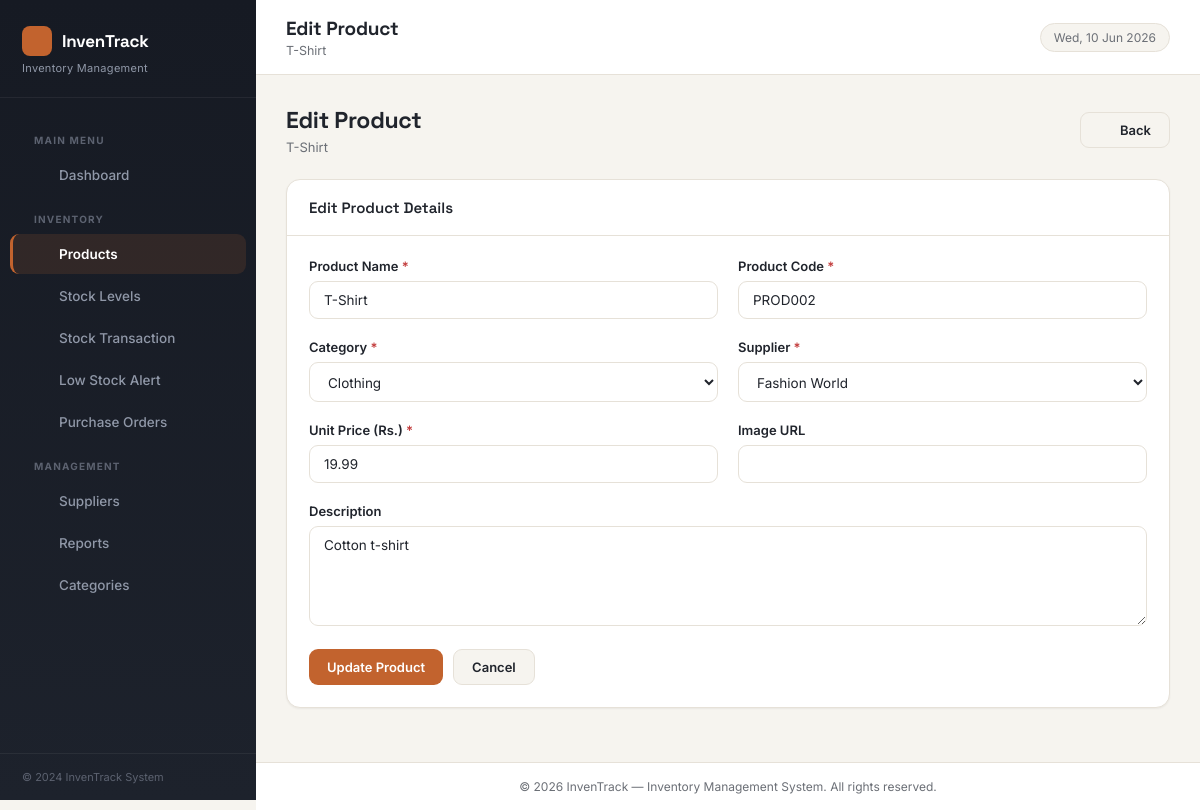
Page /pages/products/edit.php?id=2 on the committed database.
### tables this page shows
CREATE TABLE products (
    product_id INT PRIMARY KEY AUTO_INCREMENT,
    product_name VARCHAR(150) NOT NULL,
    product_code VARCHAR(50) NOT NULL UNIQUE,
    category_id INT NOT NULL,
    supplier_id INT NOT NULL,
    unit_price DECIMAL(10, 2) NOT NULL,
    description TEXT,
    image_url VARCHAR(255),
    created_at TIMESTAMP DEFAULT CURRENT_TIMESTAMP,
    updated_at TIMESTAMP DEFAULT CURRENT_TIMESTAMP ON UPDATE CURRENT_TIMESTAMP,
    FOREIGN KEY (category_id) REFERENCES categories(category_id),
    FOREIGN KEY (supplier_id) REFERENCES suppliers(supplier_id)
);

CREATE TABLE categories (
    category_id INT PRIMARY KEY AUTO_INCREMENT,
    category_name VARCHAR(100) NOT NULL UNIQUE,
    description TEXT,
    created_at TIMESTAMP DEFAULT CURRENT_TIMESTAMP
);

CREATE TABLE suppliers (
    supplier_id INT PRIMARY KEY AUTO_INCREMENT,
    supplier_name VARCHAR(100) NOT NULL,
    contact_person VARCHAR(100),
    email VARCHAR(100),
    phone VARCHAR(15),
    address TEXT,
    city VARCHAR(50),
    state VARCHAR(50),
    zip_code VARCHAR(10),
    created_at TIMESTAMP DEFAULT CURRENT_TIMESTAMP,
    updated_at TIMESTAMP DEFAULT CURRENT_TIMESTAMP ON UPDATE CURRENT_TIMESTAMP
);

### classes/Product.php (called while the page is built, shortened)
<?php
class Product {
    private $conn;
    private $table = 'products';
    public function __construct($db) {
        $this->conn = $db;
    }
    public function getProductById($id) {
        $query = "SELECT p.*, c.category_name, s.supplier_name
                  FROM " . $this->table . " p
                  LEFT JOIN categories c ON p.category_id = c.category_id
                  LEFT JOIN suppliers s ON p.supplier_id = s.supplier_id
                  WHERE p.product_id = ?";
        $stmt = $this->conn->prepare($query);
        $stmt->bind_param('i', $id);
        $stmt->execute();
        $result = $stmt->get_result();
        if ($result && $result->num_rows > 0) {
            return $result->fetch_assoc();
        }
        return false;
    }
}
?>

### classes/Category.php (called while the page is built, shortened)
<?php
class Category {
    private $conn;
    private $table = 'categories';
    public function __construct($db) {
        $this->conn = $db;
    }
    public function getAll() {
        $query = "SELECT category_id, category_name, description, created_at FROM {$this->table} ORDER BY category_name ASC";
        $stmt = $this->conn->prepare($query);
        $stmt->execute();
        $res = $stmt->get_result();
        return $res ? $res->fetch_all(MYSQLI_ASSOC) : [];
    }
}

### classes/Supplier.php (called while the page is built, shortened)
<?php
class Supplier {
    private $conn;
    private $table = 'suppliers';
    public function __construct($db) {
        $this->conn = $db;
    }
    public function getAllSuppliers() {
        $query = "SELECT * FROM " . $this->table . " ORDER BY supplier_name ASC";
        $result = $this->conn->query($query);
        if ($result && $result->num_rows > 0) {
            return $result->fetch_all(MYSQLI_ASSOC);
        }
        return false;
    }
}
?>

### pages/products/edit.php (the view, shortened to what this page needs)
<?php
require_once '../../config/database.php';
require_once '../../classes/Product.php';
require_once '../../classes/Category.php';
require_once '../../classes/Supplier.php';
require_once '../../includes/icons.php';
$product = new Product($conn);
$categoryObj = new Category($conn);
$supplierObj = new Supplier($conn);
$categories = $categoryObj->getAll();
$suppliers = $supplierObj->getAllSuppliers();
$product_id = $_GET['id'] ?? 0;
$productData = $product->getProductById($product_id);
$pageTitle = 'Edit Product'; $pageSubtitle = htmlspecialchars($productData['product_name']);
$activeMenu = 'products'; $cssPath = '../../assets/css/style.css';
$jsPath = '../../assets/js/script.js'; $basePath = '../../';
require_once '../../includes/layout.php';
?>
<div class="page-header">
    <div><h1>Edit Product</h1><p><?php echo htmlspecialchars($productData['product_name']); ?></p></div>
    <a href="view.php?id=<?php echo $product_id; ?>" class="btn btn-secondary"><?php echo icon('arrow-left', 15); ?> Back</a>
</div>
<div class="card">
    <div class="card-header"><h3>Edit Product Details</h3></div>
    <div class="card-body">
        <form method="POST" onsubmit="return validateProductForm()">
            <div class="form-row">
                <div class="form-group">
                    <label>Product Name <span class="text-danger">*</span></label>
                    <input type="text" id="product_name" name="product_name" value="<?php echo htmlspecialchars($productData['product_name']); ?>" required>
                </div>
                <div class="form-group">
                    <label>Product Code <span class="text-danger">*</span></label>
                    <input type="text" id="product_code" name="product_code" value="<?php echo htmlspecialchars($productData['product_code']); ?>" required>
                </div>
            </div>
            <div class="form-row">
                <div class="form-group">
                    <label>Category <span class="text-danger">*</span></label>
                    <select id="category_id" name="category_id" required>
                        <?php foreach ($categories as $c): ?>
                            <option value="<?php echo (int)$c['category_id']; ?>" <?php echo $productData['category_id']==$c['category_id']?'selected':''; ?>><?php echo htmlspecialchars($c['category_name']); ?></option>
                        <?php endforeach; ?>
                    </select>
                </div>
                <div class="form-group">
                    <label>Supplier <span class="text-danger">*</span></label>
                    <select id="supplier_id" name="supplier_id" required>
                        <?php foreach ($suppliers as $s): ?>
                            <option value="<?php echo (int)$s['supplier_id']; ?>" <?php echo $productData['supplier_id']==$s['supplier_id']?'selected':''; ?>><?php echo htmlspecialchars($s['supplier_name']); ?></option>
                        <?php endforeach; ?>
                    </select>
                </div>
            </div>
            <div class="form-row">
                <div class="form-group">
                    <label>Unit Price (Rs.) <span class="text-danger">*</span></label>
                    <input type="number" id="unit_price" name="unit_price" value="<?php echo htmlspecialchars($productData['unit_price']); ?>" step="0.01" min="0" required>
                </div>
                <div class="form-group">
                    <label>Image URL</label>
                    <input type="text" name="image_url" value="<?php echo htmlspecialchars($productData['image_url'] ?? ''); ?>">
                </div>
            </div>
            <div class="form-group">
                <label>Description</label>
                <textarea name="description"><?php echo htmlspecialchars($productData['description'] ?? ''); ?></textarea>
            </div>
            <div style="display:flex;gap:10px;margin-top:8px;">
                <button type="submit" class="btn btn-primary">Update Product</button>
                <a href="view.php?id=<?php echo $product_id; ?>" class="btn btn-secondary">Cancel</a>
            </div>
        </form>
    </div>
</div>
<?php require_once '../../includes/layout-end.php'; ?>

### includes/layout.php (shortened to what this page needs)
<?php
require_once __DIR__ . '/icons.php';
$assetBase = '';
if (isset($basePath) && $basePath !== '') {
    $assetBase = rtrim($basePath, '/') . '/';
} else {
    $assetBase = '../';
}
$resolvedCss = isset($cssPath) ? $cssPath : ($assetBase . 'assets/css/style.css');
?>
<!DOCTYPE html>
<html lang="en">
<head>
    <link rel="stylesheet" href="<?php echo htmlspecialchars($resolvedCss); ?>">
</head>
<body>
<aside class="sidebar">
    <div class="sidebar-brand">
        <h2><span class="sidebar-logo"><?php echo icon('box', 18); ?></span> InvenTrack</h2>
        <p>Inventory Management</p>
    </div>
    <ul class="sidebar-menu">
        <li class="sidebar-section-title">Main Menu</li>
        <li>
            <a href="<?php echo $basePath ?? '../'; ?>index.php"
               class="<?php echo ($activeMenu === 'dashboard') ? 'active' : ''; ?>">
                <span class="menu-icon"><?php echo icon('home', 18); ?></span> Dashboard
            </a>
        </li>
        <li class="sidebar-section-title">Inventory</li>
        <li>
            <a href="<?php echo $basePath ?? '../'; ?>pages/products/list.php"
               class="<?php echo ($activeMenu === 'products') ? 'active' : ''; ?>">
                <span class="menu-icon"><?php echo icon('box', 18); ?></span> Products
            </a>
        </li>
        <li>
            <a href="<?php echo $basePath ?? '../'; ?>pages/inventory/list.php"
               class="<?php echo ($activeMenu === 'inventory') ? 'active' : ''; ?>">
                <span class="menu-icon"><?php echo icon('layers', 18); ?></span> Stock Levels
            </a>
        </li>
        <li>
            <a href="<?php echo $basePath ?? '../'; ?>pages/inventory/add-transaction.php"
               class="<?php echo ($activeMenu === 'transaction') ? 'active' : ''; ?>">
                <span class="menu-icon"><?php echo icon('repeat', 18); ?></span> Stock Transaction
            </a>
        </li>
        <li>
            <a href="<?php echo $basePath ?? '../'; ?>pages/inventory/low-stock.php"
               class="<?php echo ($activeMenu === 'lowstock') ? 'active' : ''; ?>">
                <span class="menu-icon"><?php echo icon('alert-triangle', 18); ?></span> Low Stock Alert
            </a>
        </li>
        <li>
            <a href="<?php echo $basePath ?? '../'; ?>pages/purchase-orders/list.php"
               class="<?php echo ($activeMenu === 'purchase-orders') ? 'active' : ''; ?>">
                <span class="menu-icon"><?php echo icon('clipboard', 18); ?></span> Purchase Orders
            </a>
        </li>
        <li class="sidebar-section-title">Management</li>
        <li>
            <a href="<?php echo $basePath ?? '../'; ?>pages/suppliers/list.php"
               class="<?php echo ($activeMenu === 'suppliers') ? 'active' : ''; ?>">
                <span class="menu-icon"><?php echo icon('building', 18); ?></span> Suppliers
            </a>
        </li>
        <li>
            <a href="<?php echo $basePath ?? '../'; ?>pages/reports/index.php"
               class="<?php echo ($activeMenu === 'reports') ? 'active' : ''; ?>">
                <span class="menu-icon"><?php echo icon('bar-chart', 18); ?></span> Reports
            </a>
        </li>
        <li>
            <a href="<?php echo $basePath ?? '../'; ?>pages/categories/list.php"
               class="<?php echo ($activeMenu === 'categories') ? 'active' : ''; ?>">
                <span class="menu-icon"><?php echo icon('grid', 18); ?></span> Categories
            </a>
        </li>
    </ul>
    <div class="sidebar-footer">
        &copy; 2024 InvenTrack System
    </div>
</aside>
<div class="main-wrapper">
    <div class="topbar">
        <div>
            <div class="topbar-title"><?php echo htmlspecialchars($pageTitle ?? 'Dashboard'); ?></div>
            <div class="topbar-subtitle"><?php echo htmlspecialchars($pageSubtitle ?? 'Inventory Management System'); ?></div>
        </div>
        <div class="topbar-right">
            <span class="topbar-date"><?php echo date('D, d M Y'); ?></span>
        </div>
    </div>
    <div class="page-content">

### rows in the picture
products: product_name "T-Shirt", product_code "PROD002", category_id "Clothing", supplier_id "Fashion World", unit_price "19.99", description "Cotton t-shirt"

### other values in the picture
$pageTitle "Edit Product"
